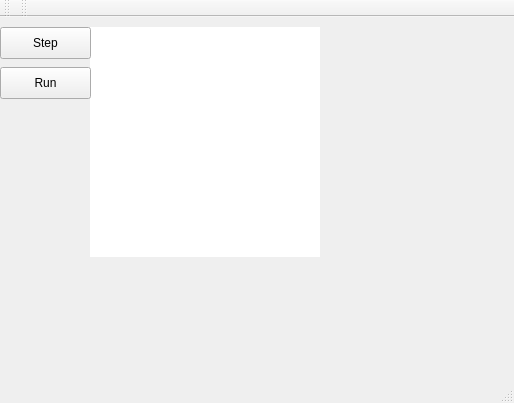
<?xml version="1.0" encoding="UTF-8"?>
<ui version="4.0">
 <class>MainWindow</class>
 <widget class="QMainWindow" name="MainWindow">
  <property name="geometry">
   <rect>
    <x>0</x>
    <y>0</y>
    <width>514</width>
    <height>403</height>
   </rect>
  </property>
  <property name="windowTitle">
   <string>MainWindow</string>
  </property>
  <widget class="QWidget" name="centralWidget">
   <widget class="QGraphicsView" name="graphicsView">
    <property name="geometry">
     <rect>
      <x>90</x>
      <y>10</y>
      <width>230</width>
      <height>230</height>
     </rect>
    </property>
    <property name="sizePolicy">
     <sizepolicy hsizetype="Expanding" vsizetype="Expanding">
      <horstretch>0</horstretch>
      <verstretch>0</verstretch>
     </sizepolicy>
    </property>
    <property name="frameShape">
     <enum>QFrame::NoFrame</enum>
    </property>
    <property name="lineWidth">
     <number>0</number>
    </property>
    <property name="verticalScrollBarPolicy">
     <enum>Qt::ScrollBarAsNeeded</enum>
    </property>
    <property name="horizontalScrollBarPolicy">
     <enum>Qt::ScrollBarAsNeeded</enum>
    </property>
   </widget>
   <widget class="QPushButton" name="pushButton_step">
    <property name="geometry">
     <rect>
      <x>0</x>
      <y>10</y>
      <width>91</width>
      <height>32</height>
     </rect>
    </property>
    <property name="text">
     <string>Step</string>
    </property>
   </widget>
   <widget class="QPushButton" name="pushButton_run">
    <property name="geometry">
     <rect>
      <x>0</x>
      <y>50</y>
      <width>91</width>
      <height>32</height>
     </rect>
    </property>
    <property name="text">
     <string>Run</string>
    </property>
    <property name="checkable">
     <bool>true</bool>
    </property>
   </widget>
  </widget>
  <widget class="QMenuBar" name="menuBar">
   <property name="geometry">
    <rect>
     <x>0</x>
     <y>0</y>
     <width>514</width>
     <height>22</height>
    </rect>
   </property>
  </widget>
  <widget class="QToolBar" name="mainToolBar">
   <attribute name="toolBarArea">
    <enum>TopToolBarArea</enum>
   </attribute>
   <attribute name="toolBarBreak">
    <bool>false</bool>
   </attribute>
  </widget>
  <widget class="QStatusBar" name="statusBar"/>
  <widget class="QToolBar" name="toolBar">
   <property name="windowTitle">
    <string>toolBar</string>
   </property>
   <attribute name="toolBarArea">
    <enum>TopToolBarArea</enum>
   </attribute>
   <attribute name="toolBarBreak">
    <bool>false</bool>
   </attribute>
  </widget>
 </widget>
 <layoutdefault spacing="6" margin="11"/>
 <resources/>
 <connections/>
</ui>
